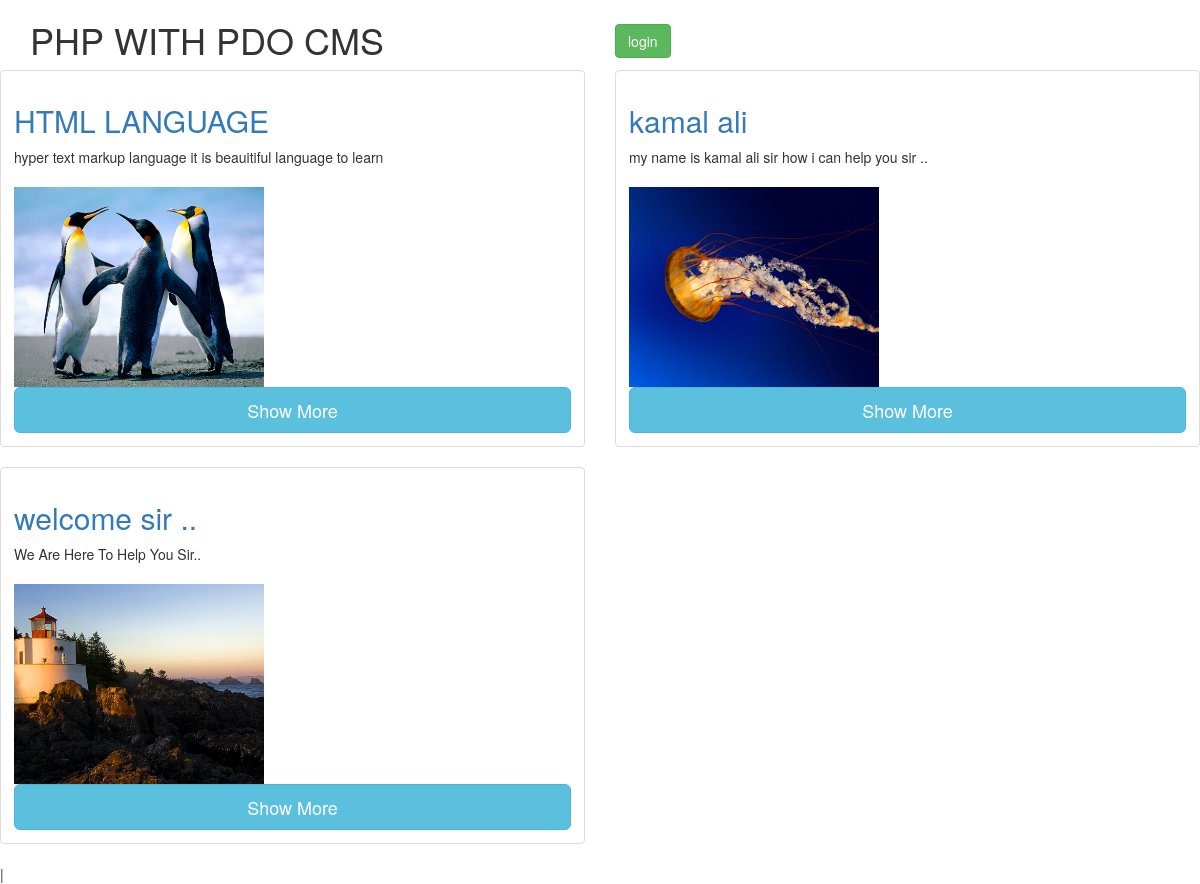
The page / on the database its author committed.
### tables this page shows
CREATE TABLE `posts` (
  `id` int(11) NOT NULL,
  `title` varchar(150) NOT NULL,
  `image` varchar(255) NOT NULL,
  `content` text NOT NULL
);

### inc/functions.php (called while the page is built, shortened)
<?php require 'connection.php';?>
<?php
 class Post
 {
     public function fetch_all(){
         global $pdo;
        $query = $pdo->prepare('SELECT  id,title,image,content, LEFT (content,150) as excerpt FROM posts');
        $query->execute();
        return $query->fetchAll();
         }
 }
?>

### index.php (the view)
 <?php include 'templete/header.php'; ?>
<div class="conrainer">
    <div class="row">
        <?php
        foreach ($posts as $post) : ?>
            <article class="col-md-6">
                <div class="thumbnail">
                    <div class="caption">
                        <h2> <a href="post.php?id=<?=  $post['id'] ; ?>"> <?php echo $post ['title']; ?></a> </h2>
                        <div class="content"><?= $post ['excerpt']; ?>
                        </div><br>
                          <img src= "admin/uploads/<?php echo $post['image'] ?> " style=" width: 250px; height: 200px">
                        <a href="post.php?id=<?=  $post['id'] ; ?>" class="btn btn-info btn-lg btn-block">Show More</a>
                    </div>
                </div>
            </article>
        <?php endforeach; ?>
    </div>
</div>
<?php include 'templete/footer.php'; ?>

### templete/header.php (shortened to what this page needs)
<?php require 'inc/functions.php';
$post = new Post;
$posts = $post->fetch_all();
;?>
<!DOCTYPE html>
<html>
    <head>
        <link rel="stylesheet" href="//maxcdn.bootstrapcdn.com/bootstrap/3.3.5/css/bootstrap.min.css">
        <link rel="stylesheet" href="css/style.css">
    </head>
    <body>
        <div class="container">
             <div class="row">
                 <div class="col-sm-6">
                     <h1>PHP WITH  PDO CMS</h1>
                 </div>
                 <div class="col-sm-6">
                     <h2>
                         <?php if (isset($_SESSION['logged_in'])) {
                             echo '<a type="button" class="btn btn-warning " href="admin/logout.php">logout</a>
                                   <a type="button" class="btn btn-info " href="admin/add.php">Add New post </a>
                                     <a type="button" class="btn btn-danger" href="admin/delete.php" >Delete</a>';
                         }else{
                             echo'<a type="button" class="btn btn-success " href="admin/index.php">login</a>';
                         } ?>
                     </h2>
                 </div>
             </div>
        </div>

### templete/footer.php (shortened to what this page needs)
|</div>
</body
</html>

### rows shown on the page
posts: title "HTML LANGUAGE", excerpt "hyper text markup language it is beauitiful language to learn", image (picture)
posts: title "kamal ali", excerpt "my name is kamal ali sir how i can help you sir ..", image (picture)
posts: title "welcome sir ..", excerpt "We Are Here To Help You Sir..", image (picture)
